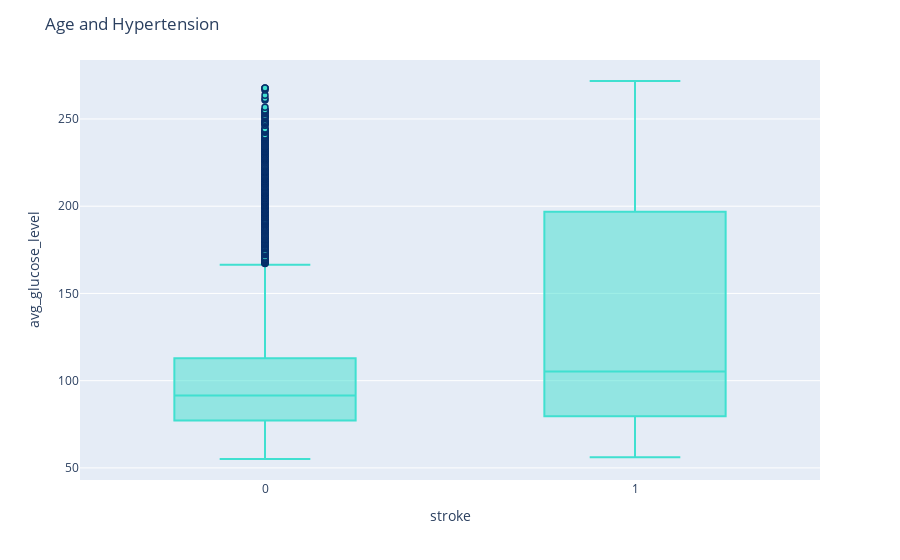

Here is the notebook cell this chart was saved with:
### Code cell
fig = px.box(df, x='stroke', y='avg_glucose_level')
fig.update_traces(marker_color="turquoise",marker_line_color='rgb(8,48,107)',
                  marker_line_width=1.5)
fig.update_layout(title_text='Age and Hypertension')
fig.show()

### Figure 1 — Plotly figure (JSON) as saved in the notebook; plotly's stock layout.template omitted (floating-point values rounded to 4 significant figures; data arrays with more than 128 entries replaced by an {"elided": "..."} marker saying what was removed)
{"data": [{"alignmentgroup": "True", "hovertemplate": "stroke=%{x}<br>avg_glucose_level=%{y}<extra></extra>", "legendgroup": "", "marker": {"color": "turquoise", "line": {"color": "rgb(8,48,107)", "width": 1.5}}, "name": "", "notched": false, "offsetgroup": "", "orientation": "v", "showlegend": false, "type": "box", "x": {"elided": "5110 int values"}, "x0": " ", "xaxis": "x", "y": {"elided": "5110 float values"}, "y0": " ", "yaxis": "y"}], "layout": {"boxmode": "group", "legend": {"tracegroupgap": 0}, "margin": {"t": 60}, "title": {"text": "Age and Hypertension"}, "xaxis": {"anchor": "y", "domain": [0, 1], "title": {"text": "stroke"}}, "yaxis": {"anchor": "x", "domain": [0, 1], "title": {"text": "avg_glucose_level"}}}}
